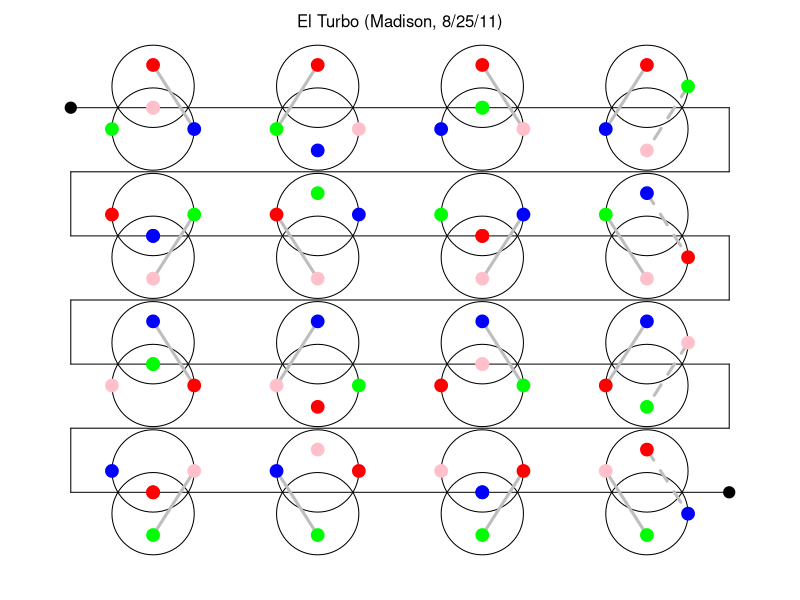

This chart was generated by the following R code:


drawit <- function(x,y)
 {
  symbols( x, y+1, circles=1 , lwd=1 , add=TRUE, inches=FALSE)
  symbols( x, y-1, circles=1 , lwd=1 , add=TRUE, inches=FALSE)
 }

jug <- function( x, y, vv, pp=19, cx=1.7 )
 { 
  # x, y are centers of the figure 8
  # vv is a vector over the 8 standard positions, whose in each
  # among 8 standard positions 
  dx <- c(0,1,0,-1,0,1,0,-1)
  dy <- c(2,1,0,-1,-2,-1,0,1)
  for( i in 1:8 )
   {
    if( !is.na(vv[i]) )
     {
      points( x+dx[i], y+dy[i], pch=pp, cex=cx, col=vv[i] )
     }
   }
 }

pass <- function(x,y,i,j,...)
 {
  dx <- c(0,1,0,-1,0,1,0,-1)
  dy <- c(2,1,0,-1,-2,-1,0,1)
  lines( x + dx[c(i,j)] , y+ dy[c(i,j)], lwd=3, col="grey", ... )
 }


pdf( file="el-turbo.pdf" , height=(26/3), width=(18/3) )
par( mar=c(0,0,0,0) )




plot( 0,0, xlim=c(0,18), ylim=c(0,26), type="n", axes=FALSE )

text( 9, 26, "El Turbo (Madison, 8/25/11)" )
lines( c(1,17), rep(22,2) )
lines( c(1,17), rep(19,2) )
lines( c(1,17), rep(16,2) )
lines( c(1,17), rep(13,2) )
lines( c(1,17), rep(10,2) )
lines( c(1,17), rep(7,2) )
lines( c(1,17), rep(4,2) )
lines( rep(17,2), c(22,19) )
lines( rep(1,2), c(19,16) )
lines( rep(17,2), c(16,13) )
lines( rep(1,2), c(13,10) )
lines( rep(17,2), c(10,7) )
lines( rep(1,2), c(7,4) )
points( 1,22, pch=19, cex=1.5 )
points( 17,4, pch=19, cex=1.5 )

xc <- 3; yc <- 22
drawit( xc, yc )
vv <- c("red", NA, "pink", "green", NA, "blue", "pink", NA )
pass( xc, yc, 1, 6 )
jug( xc, yc, vv )

xc <- 7; yc <- 22
vv <- c("red", NA, NA, "green", "blue", "pink", NA, NA )
drawit( xc, yc )
pass( xc, yc, 1, 4 )
jug( xc, yc, vv )

xc <- 11; yc <- 22
vv <- c("red", NA, "green", "blue", NA ,  "pink", "green", NA )
drawit( xc, yc )
pass( xc, yc, 1, 6 )
jug( xc, yc, vv )

xc <- 15; yc <- 22
vv <- c("red", "green", NA, "blue", "pink",NA, NA, NA )
drawit( xc, yc )
pass( xc, yc, 1, 4 )
pass( xc, yc, 2, 5, lty=2 )
jug( xc, yc, vv )

# 2nd row

xc <- 3; yc <- 16
vv <- c(NA,  "green", "blue", NA, "pink",NA, "blue", "red"  )
drawit( xc, yc )
pass( xc, yc, 2, 5 )
jug( xc, yc, vv )

xc <- 7; yc <- 16
vv <- c( "green", "blue", NA, NA, "pink",NA, NA, "red"  )
drawit( xc, yc )
pass( xc, yc, 5, 8 )
jug( xc, yc, vv )

xc <- 11; yc <- 16
vv <- c( NA, "blue", "red", NA, "pink",NA, "red", "green"  )
drawit( xc, yc )
pass( xc, yc, 5, 2 )
jug( xc, yc, vv )

xc <- 15; yc <- 16
vv <- c( "blue", NA, NA, NA, "pink","red", NA, "green"  )
drawit( xc, yc )
pass( xc, yc, 5, 8 )
pass( xc, yc, 1, 6, lty=2 )
jug( xc, yc, vv )

## row 3

xc <- 3; yc <- 10
vv <- c( "blue", NA, "green",  "pink", NA, "red", "green" ,NA  )
drawit( xc, yc )
pass( xc, yc, 1, 6 )
jug( xc, yc, vv )

xc <- 7; yc <- 10
vv <- c( "blue", NA, NA,  "pink", "red", "green" , NA, NA )
drawit( xc, yc )
pass( xc, yc, 1, 4 )
jug( xc, yc, vv )

xc <- 11; yc <- 10
vv <- c( "blue", NA,  "pink", "red", NA, "green" , "pink", NA )
drawit( xc, yc )
pass( xc, yc, 1, 6 )
jug( xc, yc, vv )

xc <- 15; yc <- 10
vv <- c( "blue",  "pink", NA, "red", "green" , NA, NA, NA )
drawit( xc, yc )
pass( xc, yc, 1, 4 )
pass( xc, yc, 2, 5, lty=2 )
jug( xc, yc, vv )

# last row
xc <- 3; yc <- 4
vv <- c( NA, "pink", "red", NA, "green" , NA, "red", "blue" )
drawit( xc, yc )
pass( xc, yc, 5, 2 )
jug( xc, yc, vv )

xc <- 7; yc <- 4
vv <- c( "pink", "red", NA, NA, "green" , NA, NA, "blue" )
drawit( xc, yc )
pass( xc, yc, 5, 8 )
jug( xc, yc, vv )

xc <- 11; yc <- 4
vv <- c( NA, "red", "blue", NA, "green" , NA, "blue", "pink" )
drawit( xc, yc )
pass( xc, yc, 5, 2 )
jug( xc, yc, vv )

xc <- 15; yc <- 4
vv <- c(  "red", NA, NA, NA, "green",  "blue", NA,  "pink" )
drawit( xc, yc )
pass( xc, yc, 5, 8 )
pass( xc, yc, 1, 6 , lty=2)
jug( xc, yc, vv )






dev.off()
